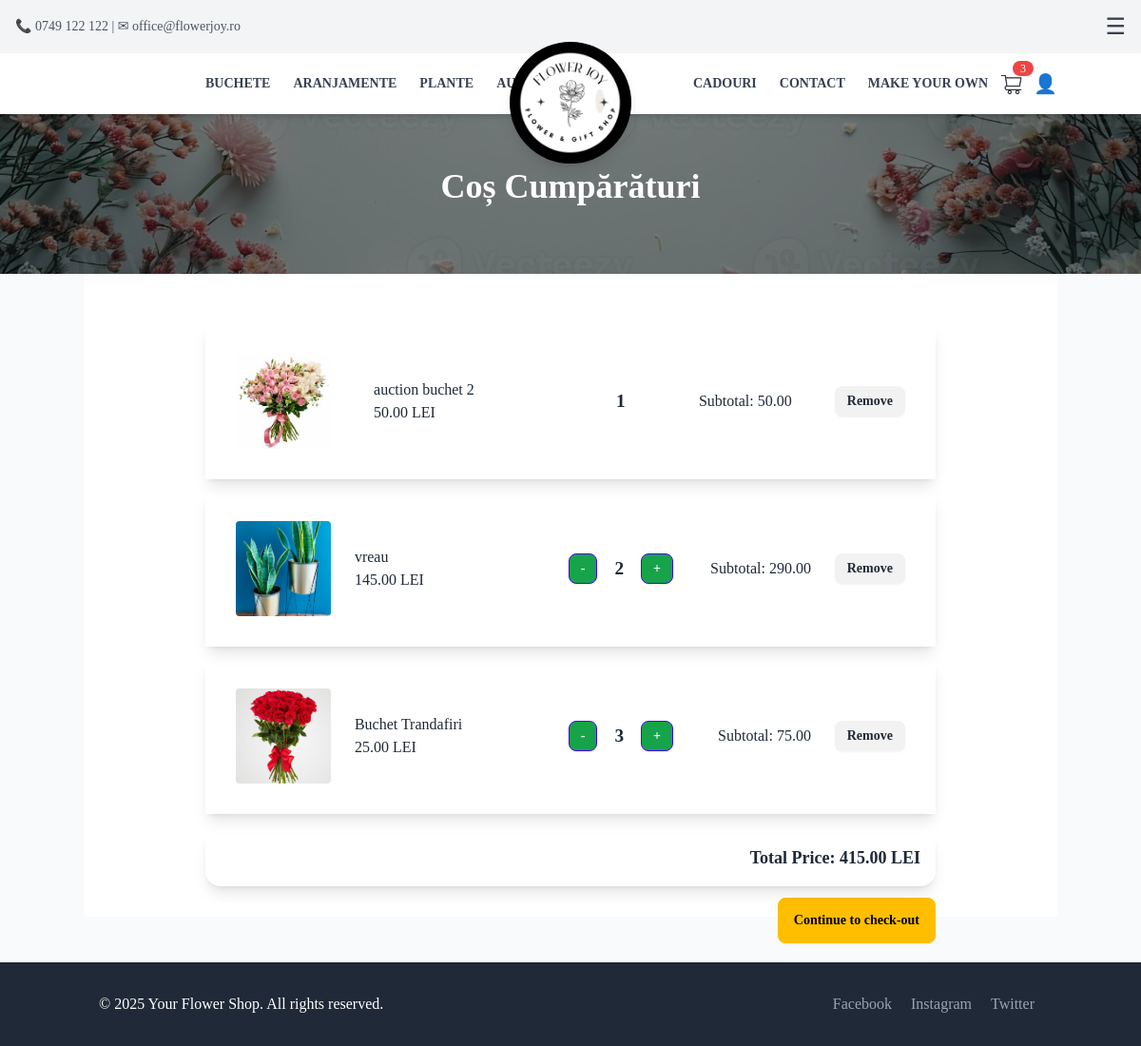
Before: /cart/ with the older database file.
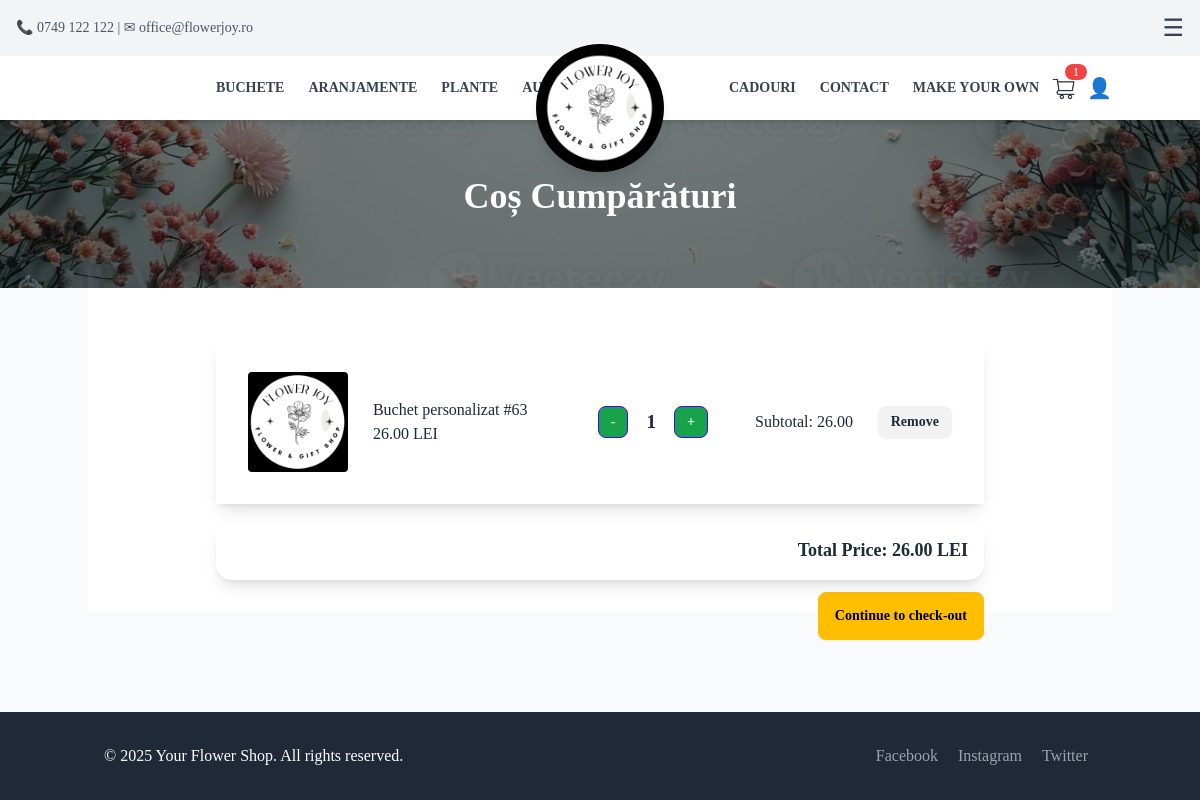
After: the same page with the newer database file.
### App/models.py (models this page shows, shortened)
class CartItem(models.Model):
    user = models.ForeignKey(User, on_delete=models.CASCADE, null=True, blank=True)
    session_id = models.CharField(max_length=255, null=True, blank=True) # Store session ID for anonymous users
    product = models.ForeignKey(Product, on_delete=models.CASCADE)
    quantity = models.PositiveIntegerField(default=1)
    def total_price(self):
        return self.product.price * self.quantity

class Product(models.Model):
    name = models.CharField(max_length=100, null=False, blank=False)
    description = models.TextField()
    category = models.CharField(
        max_length=100,
        choices=[
            ("buchete", "buchete"),
            ("plante", "plante"),
            ("aranjamente", "aranjamente"),
            ("Accessories", "Accessories"),
            ("Gifts", "Gifts"),
            ("CustomBouquet", "CustomBouquet"),
        ],
        default="General"
    )
    price = models.DecimalField(max_digits=10, decimal_places=2, null=False, blank=False)
    image = models.ImageField(upload_to="Pictures/", null=False, blank=False)
    created_at = models.DateTimeField(auto_now_add=True, null=False, blank=False)
    is_custom = models.BooleanField(default=False)
    in_store = models.BooleanField(default=False)
    auction_manual = models.BooleanField(default=False)
    auction_start_time = models.DateTimeField(null=True, blank=True)
    auction_floor_price = models.DecimalField(max_digits=10, decimal_places=2, default=10)
    auction_interval_minutes = models.PositiveIntegerField(default=60)
    auction_drop_amount = models.DecimalField(max_digits=6, decimal_places=2, default=5)
    before_auction_price = models.DecimalField(max_digits=10, decimal_places=2, null=False, blank=False, default=0.00)  # Store the price before auction
    bid_submited = models.BooleanField(default=False)  # Track if a bid has been submitted
    number_of_purcheses = models.PositiveIntegerField(default=0)  # Track the number of purchases

### App/views.py (the view)
# urls.py: path('cart/', cart_view, name='cart'),
def cart_view(request):
    if request.user.is_authenticated:
        cart_items = CartItem.objects.filter(user=request.user)
    else:
        session_id = request.session.session_key
        if not session_id:
            request.session.create()
            session_id = request.session.session_key
        cart_items = CartItem.objects.filter(session_id=session_id)
    total_price = sum(item.total_price() for item in cart_items)
    context = {
        'cart_items': cart_items,
        'total_price': total_price
    }
    return render(request, 'cart.html', context)

### App/templates/partials/cart.html (shortened to what this page needs)
{% extends 'base.html' %}
{% block content %}
<section class="relative w-full h-72 bg-cover bg-center" style="background-image: url('/static/bannerCart.jpg');">
    <div class="container mx-auto px-4 py-16 relative z-10 text-white">
        <h1 class="text-4xl font-bold text-center mt-28">Coș Cumpărături</h1>
    </div>
</section>
<div class="container mx-auto px-4 py-8 bg-white">
    {% if cart_items %}
    <div class="container mt-5 max-w-3xl mx-auto">
        {% for cart_item in cart_items %}
        <div id="cart-item-{{ cart_item.id }}" >
            {% include 'partials/cart_item.html' with cart_item=cart_item %}
        </div>
        {% endfor %}
        <div id="total-price-container" class="card shadow-lg p-4 mt-4 text-right">
            <p class="text-lg font-semibold">Total Price: <span id="total-price">{{ total_price }}</span> LEI</p>
        </div>
        <a href=" {% url 'checkout' %} " class="btn btn-warning b-sm mt-3 mb-5 float-right">Continue to check-out</a>
    {% endif %}
    </div>
</div>
{% endblock %}

### App/templates/partials/cart_item.html
<div id="cart-item-{{ cart_item.id }}" class="card-body mb-3 shadow-lg"" hx-target="this" hx-swap="innerHTML">
    <div class="flex justify-between items-center">
        <div class="center">
            {% if not cart_item.product.is_custom %}
            <a href="{% url 'product_detail' pk=cart_item.product.id %}">
            {% endif %}
                <img src="{{ cart_item.product.image.url }}" class="img-fluid rounded" alt="{{ cart_item.product.name }}" style="width: 100px; height: 100px; object-fit: cover;">
            {% if not cart_item.product.is_custom %}
            </a>
            {% endif %}
        </div>
        <div class="center" style="flex: 1; max-width: 200px; text-align: left; padding-right: 10px;">
            <p class="card-text font-medium truncate" style="margin: 0;">{{ cart_item.product.name }}</p>
            <p class="card-text font-medium" style="margin: 0;">{{ cart_item.product.price }} LEI</p>
        </div>
        <div class="flex items-center space-x-2">
            {% if not cart_item.product.bid_submited %}
            <a href="{% url 'decrement_quantity' product_id=cart_item.product.id %}"
               class="btn btn-primary btn-sm center bg-green-600 text-white"
               hx-get="{% url 'decrement_quantity' product_id=cart_item.product.id %}"
               hx-target="#cart-item-{{ cart_item.id }}"
               hx-swap="outerHTML">-</a>
            {%endif %}
            <div class="center" style="padding: 0 10px; text-align: center;">
                <p class="card-text font-bold text-lg" style="margin: 0; font-size: 1.2rem;">{{ cart_item.quantity }}</p>
            </div>
            {% if not cart_item.product.bid_submited %}
            <a href="{% url 'increment_quantity' product_id=cart_item.product.id %}"
               class="btn btn-primary btn-sm center bg-green-600 text-white"
               hx-get="{% url 'increment_quantity' product_id=cart_item.product.id %}"
               hx-target="#cart-item-{{ cart_item.id }}"
               hx-swap="outerHTML">+</a>
            {%endif %}
        </div>
        <div class="center" style="min-width: 120px; text-align: right;">
            <p class="card-text">Subtotal: {{ cart_item.total_price }}</p>
        </div>
        <div class="center">
            <a href="{% url 'remove_from_cart' product_id=cart_item.product.id %}"
               class="btn btn-danger btn-sm"
               hx-get="{% url 'remove_from_cart' product_id=cart_item.product.id %}"
               hx-target="#cart-item-{{ cart_item.id }}"
               hx-swap="outerHTML">Remove</a>
        </div>
    </div>
</div>

Changed rows visible on the page:
removed CartItem: product.image (picture), product.name "auction buchet 2", product.price "50.00", quantity "1", total_price "50.00"
removed CartItem: product.image (picture), product.name "vreau", product.price "145.00", quantity "2", total_price "290.00"
removed CartItem: product.image (picture), product.name "Buchet Trandafiri", product.price "25.00", quantity "3", total_price "75.00"
added CartItem: product.image (picture), product.name "Buchet personalizat #63", product.price "26.00", quantity "1", total_price "26.00"
Other visible differences:
{{ cart_count }}: "3" → "1"
{{ total_price }}: "415.00" → "26.00"
